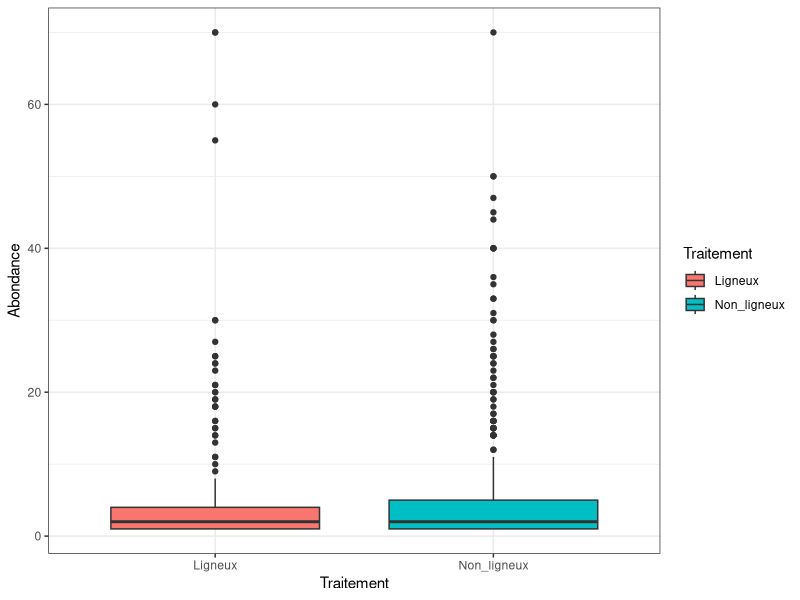
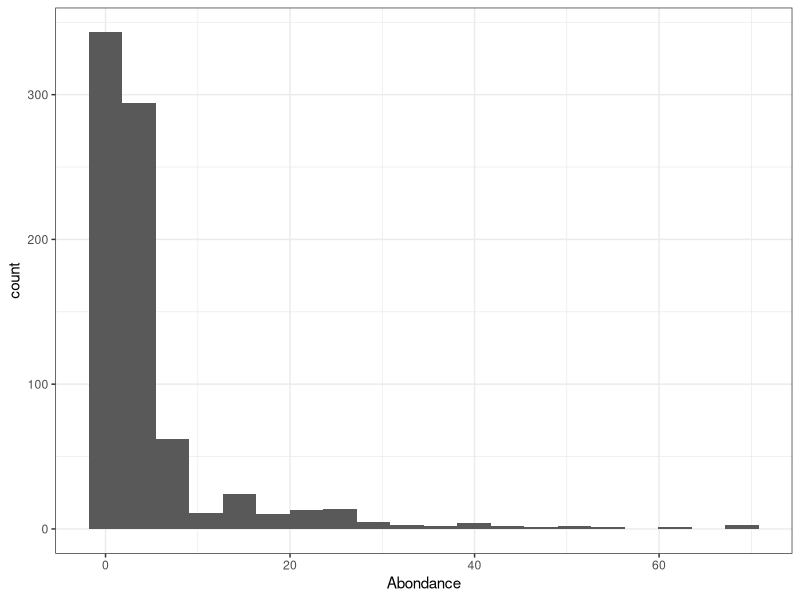
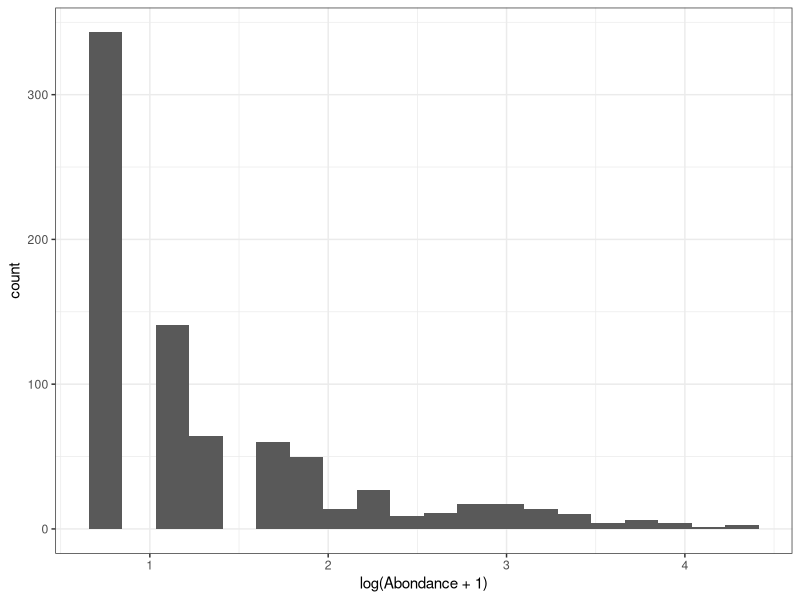
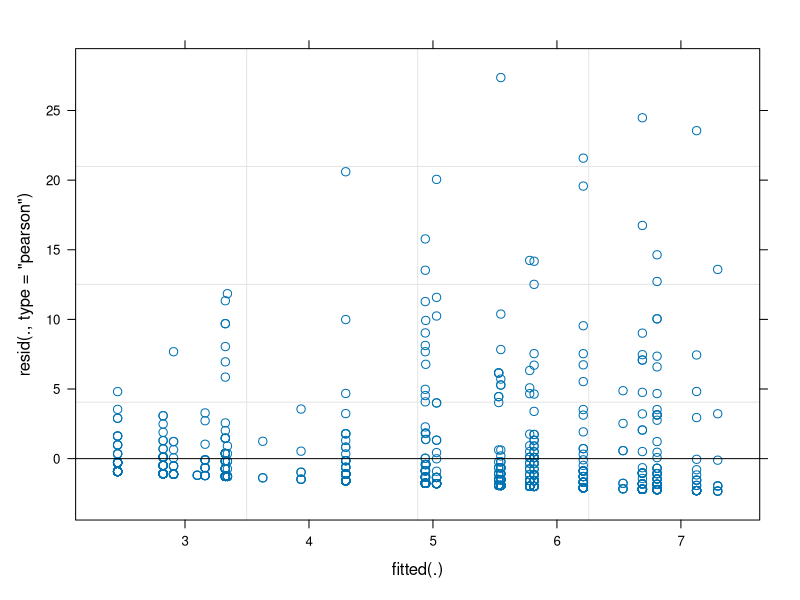
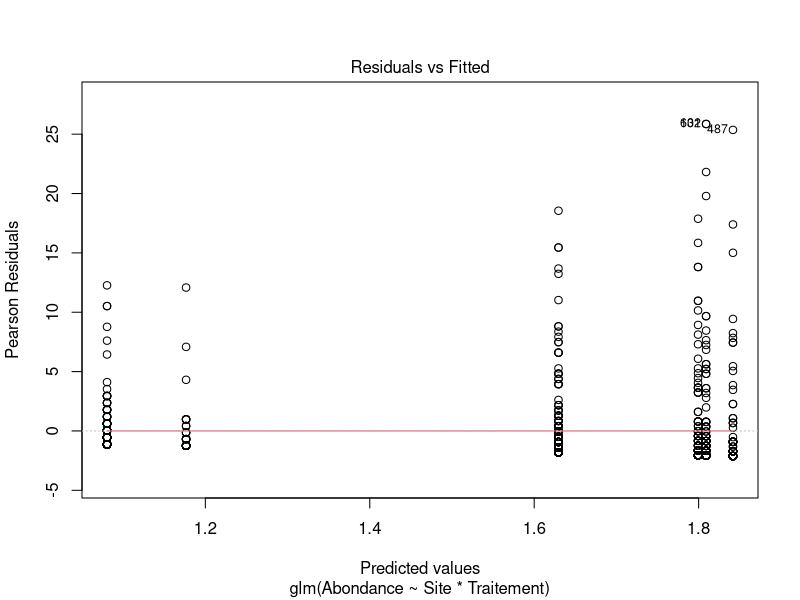
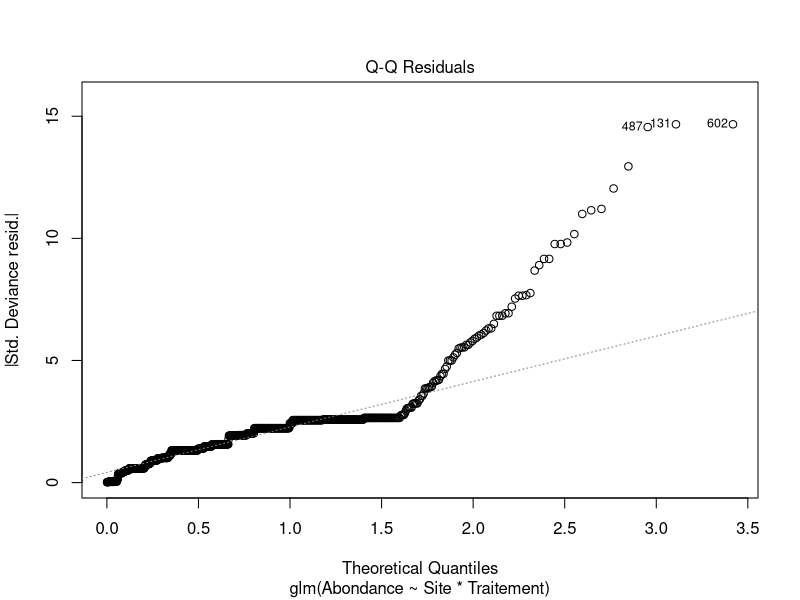
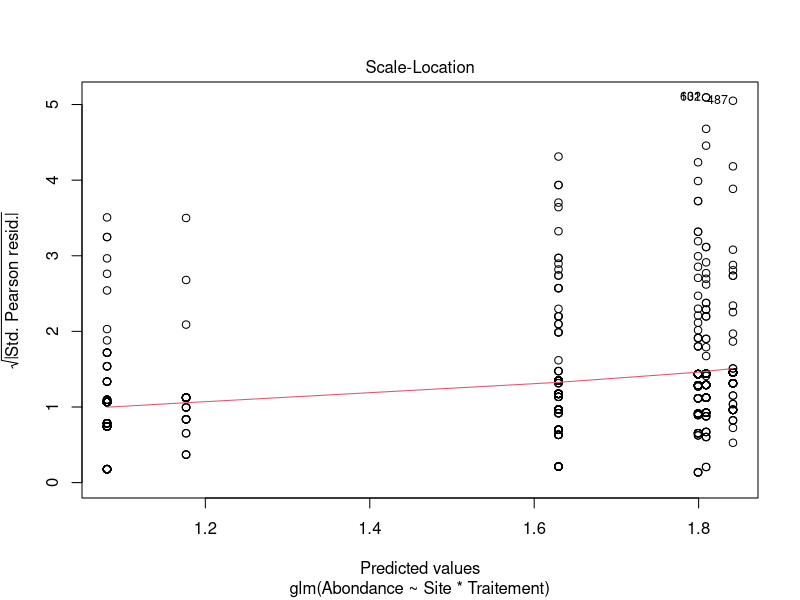
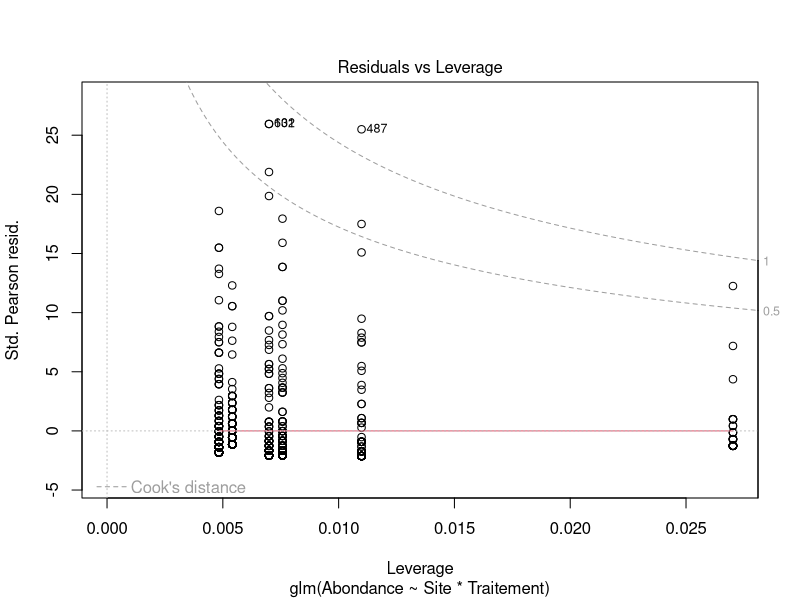

Write R code to recreate these figures, in order.
## ---- chunk 1
library(dplyr)
library(tidyverse)
library(lme4)
library(vegan)
library(ade4)
library(ape)
## ---- chunk 2
setwd("~/M2/FIRE/FIRE_code")
faune_sol<-read.csv("Faune2.csv", header = T, sep=";")
## ---- chunk 3
str(faune_sol)
faune_sol$Code_barber<-as.factor(faune_sol$Code_barber)
faune_sol$Numero_barber<-as.factor(faune_sol$Numero_barber)
faune_sol$Site<-as.factor(faune_sol$Site)
faune_sol$Traitement<-as.factor(faune_sol$Traitement)
faune_sol$Repetition<-as.factor(faune_sol$Repetition)
faune_sol$Classe<-as.factor(faune_sol$Classe)
faune_sol$Ordre<-as.factor(faune_sol$Ordre)
faune_sol$Genre<-as.factor(faune_sol$Genre)
faune_sol$Espece<-as.factor(faune_sol$Espece)
faune_sol$Abondance<-as.numeric(faune_sol$Abondance)

#Set blank to NA 
faune_sol[faune_sol == ""] <- NA  

#Select rows with NAs
NA_ab<-faune_sol[is.na(faune_sol$Abondance), ]
NA_ab
## ---- chunk 4
length(unique(faune_sol$Code_barber))
length(unique(faune_sol$Numero_barber))

#je selectionne morties
morties<- filter(faune_sol, Site=='Morties')
length(unique(morties$Numero_barber))

#je selectionne buzarens
buzarens<- filter(faune_sol, Site=='Buzarens')
length(unique(buzarens$Numero_barber))

#je selectionne triballe
triballe<- filter(faune_sol, Site=='Triballe')
length(unique(triballe$Numero_barber))
## ---- chunk 5
faune_sol<-faune_sol[!faune_sol$Abondance>99,]
mean(faune_sol$Abondance)
## ---- chunk 6
ggplot(faune_sol,aes(x=Traitement,y=Abondance,fill=Traitement))+
  geom_boxplot()+
  theme_bw()
## ---- chunk 7

ggplot(faune_sol,aes(x=Abondance))+
  geom_histogram(bins=20)+theme_bw()

ggplot(faune_sol,aes(x=log(Abondance+1)))+
  geom_histogram(bins=20)+theme_bw()
## ---- chunk 8
poiss_random<-glmer(Abondance~Site*Traitement+(1|Repetition)+(1|Parcelle), data=faune_sol, family = poisson)#AIC =  8285.4 
plot(poiss_random)

poiss<-glm(Abondance~Site*Traitement, data=faune_sol, family = poisson)
plot(poiss)
## ---- chunk 9
negbin<-glmer.nb(round(Abondance)~Site*Traitement+(1|Repetition)+(1|Parcelle), data=faune_sol, family = quasipoisson)#AIC = 4261.69
plot(negbin)

## ---- chunk 10
sub_faune<-filter(faune_sol,faune_sol$Classe=="Acari" |
                            faune_sol$Classe=="Collembola" |
                            faune_sol$Classe=="Insecta")
## ---- chunk 11
ggplot(sub_faune,aes(x=Traitement,y=Abondance,fill=Traitement))+
  geom_boxplot()+
  facet_grid(.~Classe)+
  theme_bw()
## ---- chunk 12
matrix <- faune_sol %>% 
  select(Numero_barber, Classe, Abondance) %>% 
  group_by(Numero_barber, Classe) %>% 
  summarise(Ab = mean(Abondance)) %>% 
  pivot_wider(names_from = Classe, values_from = Ab,values_fill = 0)
matrice<-as.data.frame(matrix)
rownames(matrice) <- matrice$Numero_barber
matrice_t<-t(matrice)
matrice<-matrice[,-1]
## ---- chunk 13
mat<- faune_sol %>% 
  group_by(Numero_barber, Site, Traitement, Parcelle) %>% 
  summarise(n()) 

mat<-as.data.frame(mat)
rownames(mat) <- mat$Numero_barber

mat$Traitement<-as.factor(mat$Traitement)
mat$Site<-as.factor(mat$Site)
mat$Parcelle<-as.factor(mat$Parcelle)
mat<-mat[,-c(1,4)]

## ---- chunk 14
bc<-vegdist(matrice,method="bray")

# Distance de Bray Curtis
bc_dist=sqrt(vegdist(matrice,"bray"))
#comparaison des distance entre bray_curtis et la racine carr? de bray curtis
plot(bc,bc_dist,xlim=c(0,1), ylim=c(0,1))
abline(0,1)
#Nous pouvons faire une PcoA au vue des données obtenu via le graphe

is.euclid(bc_dist)#TRUE 
## ---- chunk 15
pcbc=dudi.pco(bc_dist,scannf = F,nf=20)
s.label(pcbc$li, sub="Bray curtis")
s.class(pcbc$li,mat$Traitement,col=c(1:2),sub="Bray curtis")
s.class(pcbc$li,mat$Site,col=c(1:3),sub="Bray curtis")
## ---- chunk 16
pcobc=pcoa(bc)
biplot(pcobc, col=c("red"))
